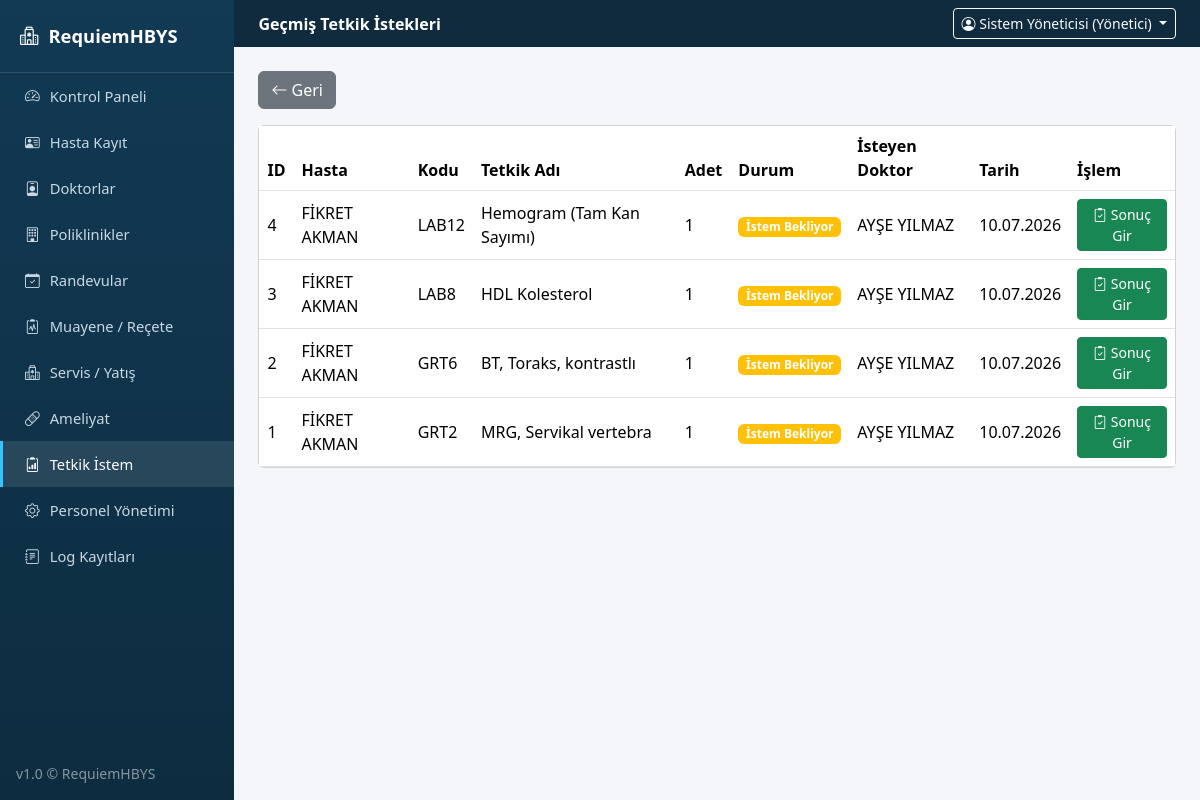
Screenshot of /tetkik/gecmis (signed in) with the database file from the repository.
### tables this page shows
CREATE TABLE tetkikler (
            id INTEGER PRIMARY KEY AUTOINCREMENT,
            hasta_id INTEGER,
            kodu TEXT,
            tetkik_adi TEXT,
            adet INTEGER,
            durum TEXT,
            isteyen_doktor TEXT,
            tarih TEXT
        , sonuc TEXT, sonuc_tarihi TEXT);

CREATE TABLE hastalar (
            id INTEGER PRIMARY KEY AUTOINCREMENT,
            ad_soyad TEXT NOT NULL,
            tc TEXT,
            dogum_tarihi TEXT,
            cinsiyet TEXT,
            kan_grubu TEXT,
            telefon TEXT,
            adres TEXT,
            acil_ad TEXT,
            acil_tel TEXT,
            gecmis TEXT,
            kayit_tarihi TEXT
        );

### app.py (the view)
@app.route("/tetkik/gecmis")
@login_required
@modul_gerekli("tetkik")
def tetkik_gecmis():
    return render_template("tetkik_gecmis.html", tetkikler=db.tetkikleri_getir())

### app.py (called while the page is built)
def login_required(f):
    @wraps(f)
    def wrapper(*args, **kwargs):
        if "user_id" not in session:
            flash("Lütfen giriş yapın.", "warning")
            return redirect(url_for("login"))
        return f(*args, **kwargs)
    return wrapper

def modul_gerekli(modul):
    def decorator(f):
        @wraps(f)
        def wrapper(*args, **kwargs):
            rol = session.get("rol")
            izinli = ROL_MODUL_YETKILERI.get(rol, set())
            if modul not in izinli:
                db.log_ekle(session.get("ad"), rol, "YETKİ", "ERİŞİM_RED",
                            f"'{modul}' modülüne yetkisiz erişim denemesi ({request.path}).", "Başarısız")
                flash("Bu sayfa için yetkiniz bulunmuyor.", "danger")
                return redirect(url_for("dashboard"))
            return f(*args, **kwargs)
        return wrapper
    return decorator

@app.context_processor
def inject_globals():
    def modul_yetkili(modul):
        return modul in ROL_MODUL_YETKILERI.get(session.get("rol"), set())
    return {"simdi": datetime.now().strftime("%d.%m.%Y %H:%M"), "modul_yetkili": modul_yetkili}

### database.py (called while the page is built)
    def sorgula(self, sql, params=()):
        cur = self.conn.cursor()
        cur.execute(sql, params)
        return [dict(r) for r in cur.fetchall()]

    def tetkikleri_getir(self):
        return self.sorgula("""SELECT t.*, h.ad_soyad as hasta_ad FROM tetkikler t
                                JOIN hastalar h ON t.hasta_id=h.id ORDER BY t.id DESC""")

### templates/tetkik_gecmis.html (shortened to what this page needs)
{% extends "base.html" %}
{% block page_header %}Geçmiş Tetkik İstekleri{% endblock %}
{% block content %}
<a href="{{ url_for('tetkik') }}" class="btn btn-secondary mb-3"><i class="bi bi-arrow-left"></i> Geri</a>
<div class="card">
  <div class="table-responsive">
    <table class="table table-hover align-middle mb-0">
      <thead><tr><th>ID</th><th>Hasta</th><th>Kodu</th><th>Tetkik Adı</th><th>Adet</th><th>Durum</th><th>İsteyen Doktor</th><th>Tarih</th><th>İşlem</th></tr></thead>
      <tbody>
        {% for t in tetkikler %}
        <tr>
          <td>{{ t.id }}</td><td>{{ t.hasta_ad }}</td><td>{{ t.kodu }}</td><td>{{ t.tetkik_adi }}</td>
          <td>{{ t.adet }}</td>
          <td><span class="badge bg-{{ 'success' if t.durum=='Sonuçlandı' else 'warning' }}">{{ t.durum }}</span></td>
          <td>{{ t.isteyen_doktor }}</td><td>{{ t.tarih }}</td>
          <td>
            {% if t.durum == 'Sonuçlandı' %}
            <a href="{{ url_for('tetkik_rapor', tid=t.id) }}" class="btn btn-sm btn-primary"><i class="bi bi-file-earmark-text"></i> Rapor</a>
            {% else %}
            <a href="{{ url_for('tetkik_sonuc', tid=t.id) }}" class="btn btn-sm btn-success"><i class="bi bi-clipboard2-check"></i> Sonuç Gir</a>
            {% endif %}
          </td>
        </tr>
        {% else %}
        <tr><td colspan="9" class="text-center text-muted py-4">Kayıt bulunamadı.</td></tr>
        {% endfor %}
      </tbody>
    </table>
  </div>
</div>
{% endblock %}

### static/css/style.css (style rules this page uses)
body { background: #f4f6f9; font-family: "Segoe UI", Arial, sans-serif; }
.table thead { background: #123a54; color: #fff; }

### rows the page displays
tetkikler: id "4", hasta_ad "FİKRET AKMAN", kodu "LAB12", tetkik_adi "Hemogram (Tam Kan Sayımı)", adet "1", durum "İstem Bekliyor", isteyen_doktor "AYŞE YILMAZ", tarih "10.07.2026"
tetkikler: id "3", hasta_ad "FİKRET AKMAN", kodu "LAB8", tetkik_adi "HDL Kolesterol", adet "1", durum "İstem Bekliyor", isteyen_doktor "AYŞE YILMAZ", tarih "10.07.2026"
tetkikler: id "2", hasta_ad "FİKRET AKMAN", kodu "GRT6", tetkik_adi "BT, Toraks, kontrastlı", adet "1", durum "İstem Bekliyor", isteyen_doktor "AYŞE YILMAZ", tarih "10.07.2026"
tetkikler: id "1", hasta_ad "FİKRET AKMAN", kodu "GRT2", tetkik_adi "MRG, Servikal vertebra", adet "1", durum "İstem Bekliyor", isteyen_doktor "AYŞE YILMAZ", tarih "10.07.2026"

### other values shown
{{ session.get('ad') }} "Sistem Yöneticisi"
{{ session.get('rol') }} "Yönetici"
